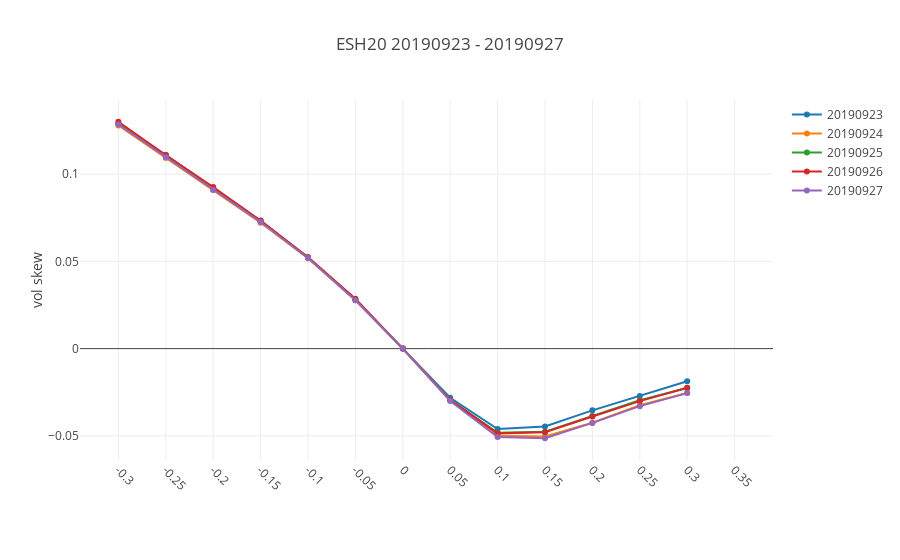
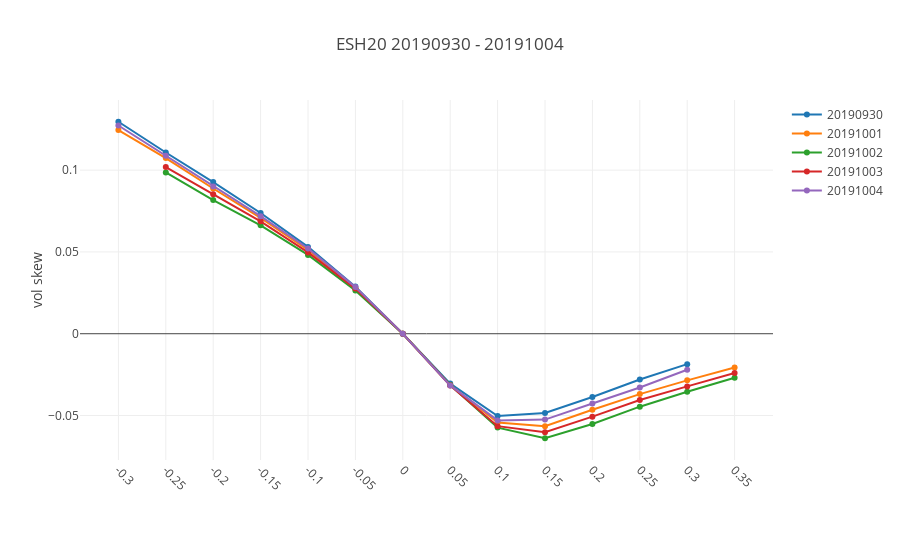
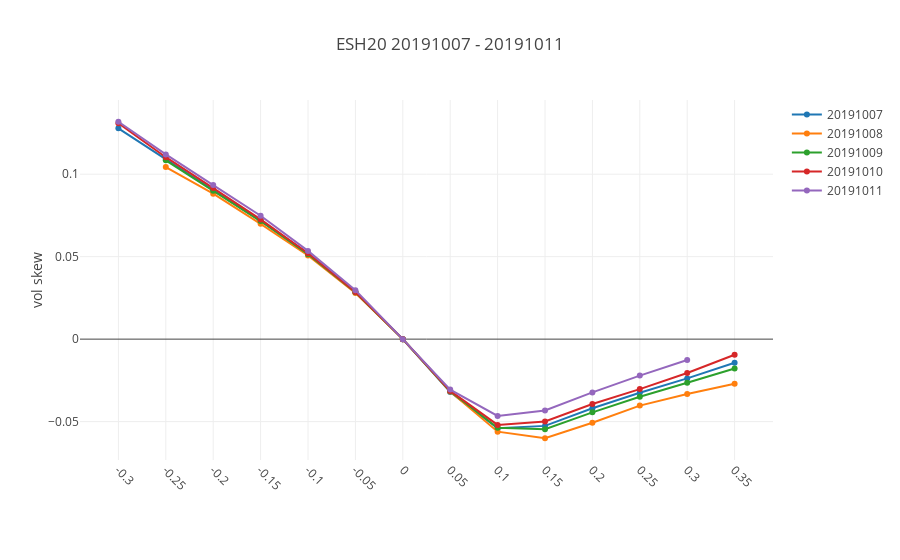
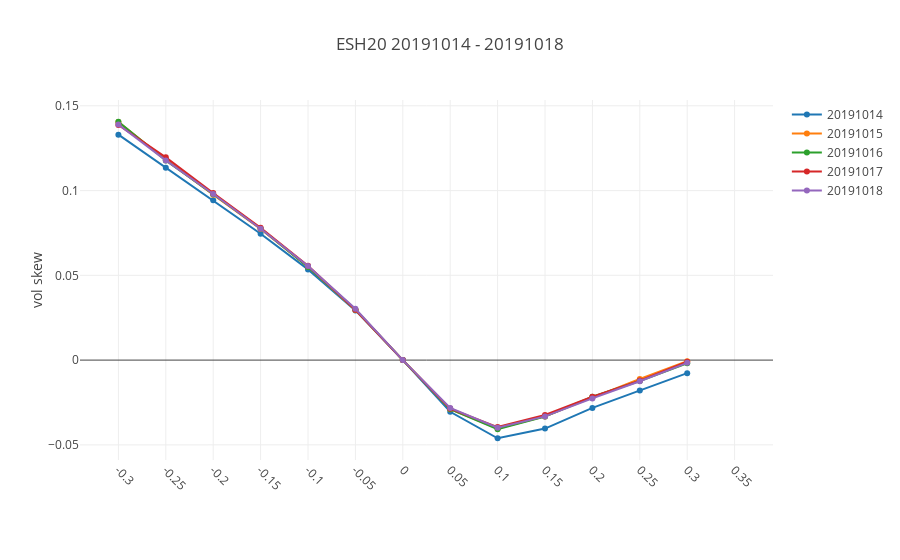

Notebook cell for these charts, in order:
### Code cell
all_contracts = sorted(vt.df_iv.symbol.unique())
clist = [c for c in all_contracts if (c[:2]==commod) & (c[-2:]==str(year))]
for c in clist:
    dft = vt.df_iv[vt.df_iv.symbol==c]        
    if len(dft)<=0:
        print(f'no data for symbol {c}')
    else:
        fig_list = vt.graph_skew(c)
        # create a reactive grid graph
        for fig in fig_list:
            iplot(fig)

### Figure 1 — Plotly figure (JSON) as saved in the notebook; plotly's stock layout.template omitted (floating-point values rounded to 4 significant figures)
{"data": [{"name": "20190923", "type": "scatter", "uid": "178cbc6c-6253-11ea-91c5-8c859025e7f9", "x": [-0.3, -0.25, -0.2, -0.15, -0.1, -0.05, 0, 0.05, 0.1, 0.15, 0.2, 0.25, 0.3, 0.35], "y": [0.1288, 0.111, 0.0921, 0.0732, 0.0522, 0.028, 0, -0.0282, -0.0461, -0.0446, -0.0354, -0.0272, -0.0187, null], "yaxis": "y"}, {"name": "20190924", "type": "scatter", "uid": "178cbde8-6253-11ea-8ef8-8c859025e7f9", "x": [-0.3, -0.25, -0.2, -0.15, -0.1, -0.05, 0, 0.05, 0.1, 0.15, 0.2, 0.25, 0.3, 0.35], "y": [0.128, 0.1093, 0.0911, 0.0722, 0.0518, 0.0277, 0, -0.0294, -0.05, -0.0504, -0.0425, -0.0325, -0.0254, null], "yaxis": "y"}, {"name": "20190925", "type": "scatter", "uid": "178cbea6-6253-11ea-9ece-8c859025e7f9", "x": [-0.3, -0.25, -0.2, -0.15, -0.1, -0.05, 0, 0.05, 0.1, 0.15, 0.2, 0.25, 0.3, 0.35], "y": [0.129, 0.1108, 0.0921, 0.0731, 0.0524, 0.0283, 0, -0.0293, -0.0483, -0.0477, -0.0386, -0.0296, -0.0226, null], "yaxis": "y"}, {"name": "20190926", "type": "scatter", "uid": "178cbf46-6253-11ea-84cc-8c859025e7f9", "x": [-0.3, -0.25, -0.2, -0.15, -0.1, -0.05, 0, 0.05, 0.1, 0.15, 0.2, 0.25, 0.3, 0.35], "y": [0.1301, 0.111, 0.0927, 0.0735, 0.0524, 0.0286, 0, -0.0295, -0.0486, -0.048, -0.0389, -0.0301, -0.0224, null], "yaxis": "y"}, {"name": "20190927", "type": "scatter", "uid": "178cbfd2-6253-11ea-ad76-8c859025e7f9", "x": [-0.3, -0.25, -0.2, -0.15, -0.1, -0.05, 0, 0.05, 0.1, 0.15, 0.2, 0.25, 0.3, 0.35], "y": [0.1285, 0.1097, 0.091, 0.0726, 0.052, 0.0278, 0, -0.03, -0.0507, -0.0514, -0.0426, -0.033, -0.0255, null], "yaxis": "y"}], "layout": {"margin": {"b": 100}, "title": "ESH20 20190923 - 20190927", "xaxis": {"tickangle": 45, "ticktext": [-0.3, -0.25, -0.2, -0.15, -0.1, -0.05, 0, 0.05, 0.1, 0.15, 0.2, 0.25, 0.3, 0.35], "tickvals": [-0.3, -0.25, -0.2, -0.15, -0.1, -0.05, 0, 0.05, 0.1, 0.15, 0.2, 0.25, 0.3, 0.35], "type": "category"}, "yaxis": {"title": "vol skew"}, "yaxis2": {"overlaying": "y", "side": "right", "title": "y alt"}}}

### Figure 2 — Plotly figure (JSON) as saved in the notebook; plotly's stock layout.template omitted (floating-point values rounded to 4 significant figures)
{"data": [{"name": "20190930", "type": "scatter", "uid": "1798090a-6253-11ea-a897-8c859025e7f9", "x": [-0.3, -0.25, -0.2, -0.15, -0.1, -0.05, 0, 0.05, 0.1, 0.15, 0.2, 0.25, 0.3, 0.35], "y": [0.1296, 0.1108, 0.0927, 0.0738, 0.0531, 0.0288, 0, -0.0305, -0.0503, -0.0485, -0.0387, -0.028, -0.0186, null], "yaxis": "y"}, {"name": "20191001", "type": "scatter", "uid": "17980b46-6253-11ea-8449-8c859025e7f9", "x": [-0.3, -0.25, -0.2, -0.15, -0.1, -0.05, 0, 0.05, 0.1, 0.15, 0.2, 0.25, 0.3, 0.35], "y": [0.1245, 0.1074, 0.0888, 0.0708, 0.0513, 0.0277, 0, -0.0314, -0.0543, -0.0565, -0.0465, -0.0369, -0.0285, -0.0207], "yaxis": "y"}, {"name": "20191002", "type": "scatter", "uid": "17980c5c-6253-11ea-9826-8c859025e7f9", "x": [-0.3, -0.25, -0.2, -0.15, -0.1, -0.05, 0, 0.05, 0.1, 0.15, 0.2, 0.25, 0.3, 0.35], "y": [null, 0.0986, 0.0817, 0.0663, 0.0482, 0.0265, 0, -0.0313, -0.0574, -0.0639, -0.0552, -0.0446, -0.0355, -0.0269], "yaxis": "y"}, {"name": "20191003", "type": "scatter", "uid": "17980d62-6253-11ea-bdaf-8c859025e7f9", "x": [-0.3, -0.25, -0.2, -0.15, -0.1, -0.05, 0, 0.05, 0.1, 0.15, 0.2, 0.25, 0.3, 0.35], "y": [null, 0.1019, 0.0853, 0.0687, 0.0497, 0.0276, 0, -0.0316, -0.0565, -0.0602, -0.0507, -0.0405, -0.0322, -0.024], "yaxis": "y"}, {"name": "20191004", "type": "scatter", "uid": "17980e6e-6253-11ea-b504-8c859025e7f9", "x": [-0.3, -0.25, -0.2, -0.15, -0.1, -0.05, 0, 0.05, 0.1, 0.15, 0.2, 0.25, 0.3, 0.35], "y": [0.1273, 0.1088, 0.09, 0.0719, 0.0521, 0.0285, 0, -0.0316, -0.053, -0.0525, -0.0427, -0.0329, -0.022, null], "yaxis": "y"}], "layout": {"margin": {"b": 100}, "title": "ESH20 20190930 - 20191004", "xaxis": {"tickangle": 45, "ticktext": [-0.3, -0.25, -0.2, -0.15, -0.1, -0.05, 0, 0.05, 0.1, 0.15, 0.2, 0.25, 0.3, 0.35], "tickvals": [-0.3, -0.25, -0.2, -0.15, -0.1, -0.05, 0, 0.05, 0.1, 0.15, 0.2, 0.25, 0.3, 0.35], "type": "category"}, "yaxis": {"title": "vol skew"}, "yaxis2": {"overlaying": "y", "side": "right", "title": "y alt"}}}

### Figure 3 — Plotly figure (JSON) as saved in the notebook; plotly's stock layout.template omitted (floating-point values rounded to 4 significant figures)
{"data": [{"name": "20191007", "type": "scatter", "uid": "17af9b88-6253-11ea-ba69-8c859025e7f9", "x": [-0.3, -0.25, -0.2, -0.15, -0.1, -0.05, 0, 0.05, 0.1, 0.15, 0.2, 0.25, 0.3, 0.35], "y": [0.1278, 0.1092, 0.0902, 0.0717, 0.052, 0.0286, 0, -0.032, -0.054, -0.0526, -0.0419, -0.0325, -0.0238, -0.0143], "yaxis": "y"}, {"name": "20191008", "type": "scatter", "uid": "17af9d4a-6253-11ea-9f28-8c859025e7f9", "x": [-0.3, -0.25, -0.2, -0.15, -0.1, -0.05, 0, 0.05, 0.1, 0.15, 0.2, 0.25, 0.3, 0.35], "y": [null, 0.1043, 0.0882, 0.0699, 0.0507, 0.028, 0, -0.0318, -0.0561, -0.0601, -0.0507, -0.0403, -0.0333, -0.0271], "yaxis": "y"}, {"name": "20191009", "type": "scatter", "uid": "17af9e26-6253-11ea-b388-8c859025e7f9", "x": [-0.3, -0.25, -0.2, -0.15, -0.1, -0.05, 0, 0.05, 0.1, 0.15, 0.2, 0.25, 0.3, 0.35], "y": [null, 0.1084, 0.0899, 0.0716, 0.0515, 0.0284, 0, -0.0316, -0.0538, -0.0546, -0.0444, -0.0349, -0.0265, -0.0178], "yaxis": "y"}, {"name": "20191010", "type": "scatter", "uid": "17af9ee4-6253-11ea-ad7e-8c859025e7f9", "x": [-0.3, -0.25, -0.2, -0.15, -0.1, -0.05, 0, 0.05, 0.1, 0.15, 0.2, 0.25, 0.3, 0.35], "y": [0.1309, 0.1103, 0.0916, 0.0726, 0.0521, 0.0286, 0, -0.0314, -0.052, -0.0499, -0.0393, -0.0303, -0.0205, -0.0095], "yaxis": "y"}, {"name": "20191011", "type": "scatter", "uid": "17af9f86-6253-11ea-8dfb-8c859025e7f9", "x": [-0.3, -0.25, -0.2, -0.15, -0.1, -0.05, 0, 0.05, 0.1, 0.15, 0.2, 0.25, 0.3, 0.35], "y": [0.1318, 0.112, 0.0934, 0.0748, 0.0535, 0.0297, 0, -0.0306, -0.0466, -0.0433, -0.0323, -0.0221, -0.0127, null], "yaxis": "y"}], "layout": {"margin": {"b": 100}, "title": "ESH20 20191007 - 20191011", "xaxis": {"tickangle": 45, "ticktext": [-0.3, -0.25, -0.2, -0.15, -0.1, -0.05, 0, 0.05, 0.1, 0.15, 0.2, 0.25, 0.3, 0.35], "tickvals": [-0.3, -0.25, -0.2, -0.15, -0.1, -0.05, 0, 0.05, 0.1, 0.15, 0.2, 0.25, 0.3, 0.35], "type": "category"}, "yaxis": {"title": "vol skew"}, "yaxis2": {"overlaying": "y", "side": "right", "title": "y alt"}}}

### Figure 4 — Plotly figure (JSON) as saved in the notebook; plotly's stock layout.template omitted (floating-point values rounded to 4 significant figures)
{"data": [{"name": "20191014", "type": "scatter", "uid": "17b8ecec-6253-11ea-8058-8c859025e7f9", "x": [-0.3, -0.25, -0.2, -0.15, -0.1, -0.05, 0, 0.05, 0.1, 0.15, 0.2, 0.25, 0.3, 0.35], "y": [0.133, 0.1135, 0.0943, 0.0745, 0.0535, 0.0293, 0, -0.0305, -0.0461, -0.0404, -0.0282, -0.018, -0.0077, null], "yaxis": "y"}, {"name": "20191015", "type": "scatter", "uid": "17b8ee7a-6253-11ea-a1b8-8c859025e7f9", "x": [-0.3, -0.25, -0.2, -0.15, -0.1, -0.05, 0, 0.05, 0.1, 0.15, 0.2, 0.25, 0.3, 0.35], "y": [0.1404, 0.1182, 0.0976, 0.0774, 0.0551, 0.0296, 0, -0.029, -0.0403, -0.0332, -0.0221, -0.0111, -0.0007, null], "yaxis": "y"}, {"name": "20191016", "type": "scatter", "uid": "17b8ef4c-6253-11ea-83f8-8c859025e7f9", "x": [-0.3, -0.25, -0.2, -0.15, -0.1, -0.05, 0, 0.05, 0.1, 0.15, 0.2, 0.25, 0.3, 0.35], "y": [0.1406, 0.1178, 0.0978, 0.0776, 0.0549, 0.0299, 0, -0.0289, -0.0408, -0.0333, -0.0216, -0.0123, -0.0019, null], "yaxis": "y"}, {"name": "20191017", "type": "scatter", "uid": "17b8efee-6253-11ea-bbb0-8c859025e7f9", "x": [-0.3, -0.25, -0.2, -0.15, -0.1, -0.05, 0, 0.05, 0.1, 0.15, 0.2, 0.25, 0.3, 0.35], "y": [0.1387, 0.1196, 0.0985, 0.0781, 0.0557, 0.0297, 0, -0.0286, -0.0395, -0.0324, -0.0216, -0.0121, -0.001, null], "yaxis": "y"}, {"name": "20191018", "type": "scatter", "uid": "17b8f08c-6253-11ea-bed4-8c859025e7f9", "x": [-0.3, -0.25, -0.2, -0.15, -0.1, -0.05, 0, 0.05, 0.1, 0.15, 0.2, 0.25, 0.3, 0.35], "y": [0.139, 0.1178, 0.098, 0.0775, 0.0555, 0.0303, 0, -0.0282, -0.0399, -0.0332, -0.0226, -0.0125, -0.0016, null], "yaxis": "y"}], "layout": {"margin": {"b": 100}, "title": "ESH20 20191014 - 20191018", "xaxis": {"tickangle": 45, "ticktext": [-0.3, -0.25, -0.2, -0.15, -0.1, -0.05, 0, 0.05, 0.1, 0.15, 0.2, 0.25, 0.3, 0.35], "tickvals": [-0.3, -0.25, -0.2, -0.15, -0.1, -0.05, 0, 0.05, 0.1, 0.15, 0.2, 0.25, 0.3, 0.35], "type": "category"}, "yaxis": {"title": "vol skew"}, "yaxis2": {"overlaying": "y", "side": "right", "title": "y alt"}}}
